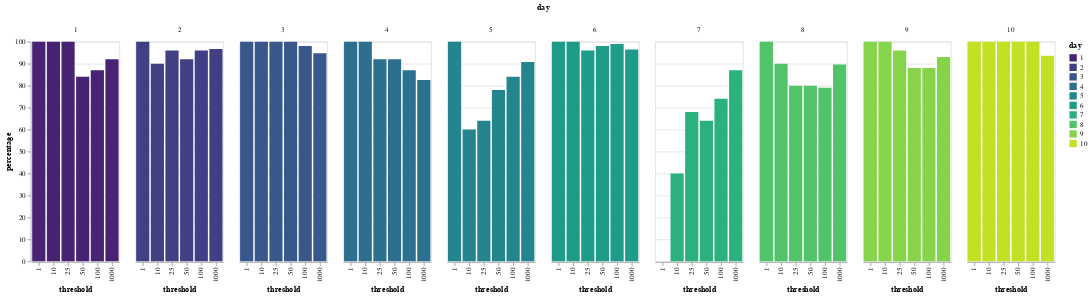

Notebook source saved alongside this figure:
### Code cell
alt.Chart(df_thresholds_molten).mark_bar().encode(
    x="threshold:O",
    y="percentage",
    color=alt.Color("day").type("nominal").scale(scheme="viridis"),
    column="day:N"
)

### Figure 1 — Vega-Lite specification as saved in the notebook (floating-point values rounded to 4 significant figures)
{"config": {"view": {"continuousWidth": 300, "continuousHeight": 300}}, "data": {"name": "data-299efe6596079029f121d216be7f960e"}, "mark": {"type": "bar"}, "encoding": {"color": {"field": "day", "scale": {"scheme": "viridis"}, "type": "nominal"}, "column": {"field": "day", "type": "nominal"}, "x": {"field": "threshold", "type": "ordinal"}, "y": {"field": "percentage", "type": "quantitative"}}, "$schema": "https://vega.github.io/schema/vega-lite/v5.15.1.json", "datasets": {"data-299efe6596079029f121d216be7f960e": [{"day": 1, "threshold": 1, "percentage": 100.0}, {"day": 2, "threshold": 1, "percentage": 100.0}, {"day": 3, "threshold": 1, "percentage": 100.0}, {"day": 4, "threshold": 1, "percentage": 100.0}, {"day": 5, "threshold": 1, "percentage": 100.0}, {"day": 6, "threshold": 1, "percentage": 100.0}, {"day": 7, "threshold": 1, "percentage": 0.0}, {"day": 8, "threshold": 1, "percentage": 100.0}, {"day": 9, "threshold": 1, "percentage": 100.0}, {"day": 10, "threshold": 1, "percentage": 100.0}, {"day": 1, "threshold": 10, "percentage": 100.0}, {"day": 2, "threshold": 10, "percentage": 90.0}, {"day": 3, "threshold": 10, "percentage": 100.0}, {"day": 4, "threshold": 10, "percentage": 100.0}, {"day": 5, "threshold": 10, "percentage": 60.0}, {"day": 6, "threshold": 10, "percentage": 100.0}, {"day": 7, "threshold": 10, "percentage": 40.0}, {"day": 8, "threshold": 10, "percentage": 90.0}, {"day": 9, "threshold": 10, "percentage": 100.0}, {"day": 10, "threshold": 10, "percentage": 100.0}, {"day": 1, "threshold": 25, "percentage": 100.0}, {"day": 2, "threshold": 25, "percentage": 96.0}, {"day": 3, "threshold": 25, "percentage": 100.0}, {"day": 4, "threshold": 25, "percentage": 92.0}, {"day": 5, "threshold": 25, "percentage": 64.0}, {"day": 6, "threshold": 25, "percentage": 96.0}, {"day": 7, "threshold": 25, "percentage": 68.0}, {"day": 8, "threshold": 25, "percentage": 80.0}, {"day": 9, "threshold": 25, "percentage": 96.0}, {"day": 10, "threshold": 25, "percentage": 100.0}, {"day": 1, "threshold": 50, "percentage": 84.0}, {"day": 2, "threshold": 50, "percentage": 92.0}, {"day": 3, "threshold": 50, "percentage": 100.0}, {"day": 4, "threshold": 50, "percentage": 92.0}, {"day": 5, "threshold": 50, "percentage": 78.0}, {"day": 6, "threshold": 50, "percentage": 98.0}, {"day": 7, "threshold": 50, "percentage": 64.0}, {"day": 8, "threshold": 50, "percentage": 80.0}, {"day": 9, "threshold": 50, "percentage": 88.0}, {"day": 10, "threshold": 50, "percentage": 100.0}, {"day": 1, "threshold": 100, "percentage": 87.0}, {"day": 2, "threshold": 100, "percentage": 96.0}, {"day": 3, "threshold": 100, "percentage": 98.0}, {"day": 4, "threshold": 100, "percentage": 87.0}, {"day": 5, "threshold": 100, "percentage": 84.0}, {"day": 6, "threshold": 100, "percentage": 99.0}, {"day": 7, "threshold": 100, "percentage": 74.0}, {"day": 8, "threshold": 100, "percentage": 79.0}, {"day": 9, "threshold": 100, "percentage": 88.0}, {"day": 10, "threshold": 100, "percentage": 100.0}, {"day": 1, "threshold": 1000, "percentage": 92.0}, {"day": 2, "threshold": 1000, "percentage": 96.7}, {"day": 3, "threshold": 1000, "percentage": 94.8}, {"day": 4, "threshold": 1000, "percentage": 82.6}, {"day": 5, "threshold": 1000, "percentage": 90.8}, {"day": 6, "threshold": 1000, "percentage": 96.5}, {"day": 7, "threshold": 1000, "percentage": 87.0}, {"day": 8, "threshold": 1000, "percentage": 89.6}, {"day": 9, "threshold": 1000, "percentage": 93.0}, {"day": 10, "threshold": 1000, "percentage": 93.6}]}}
